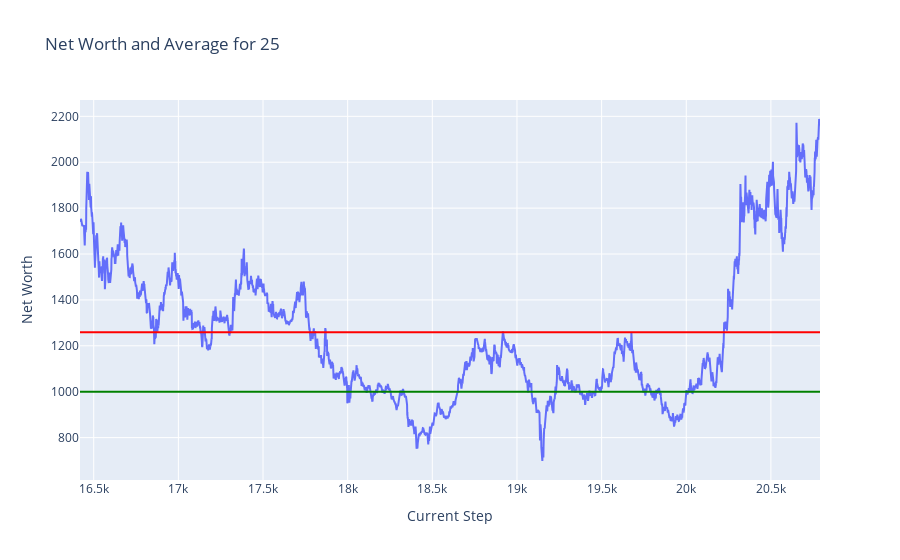

Here is the notebook cell this chart was saved with:
### Code cell
plot_token_data(df = test_hist_df, token = token)

### Figure 1 — Plotly figure (JSON) as saved in the notebook; plotly's stock layout.template omitted (floating-point values rounded to 4 significant figures; data arrays with more than 128 entries replaced by an {"elided": "..."} marker saying what was removed)
{"data": [{"mode": "lines", "name": "Net Worth", "type": "scatter", "x": {"elided": "4372 int values"}, "y": {"elided": "4372 float values"}}], "layout": {"shapes": [{"line": {"color": "green"}, "name": "Net Worth = 1000", "type": "line", "x0": 0, "x1": 1, "xref": "x domain", "y0": 1000, "y1": 1000, "yref": "y"}, {"line": {"color": "red"}, "name": "Average Net Worth = 1258.61", "type": "line", "x0": 0, "x1": 1, "xref": "x domain", "y0": 1259.0, "y1": 1259.0, "yref": "y"}], "title": {"text": "Net Worth and Average for 25"}, "xaxis": {"title": {"text": "Current Step"}}, "yaxis": {"title": {"text": "Net Worth"}}}}
